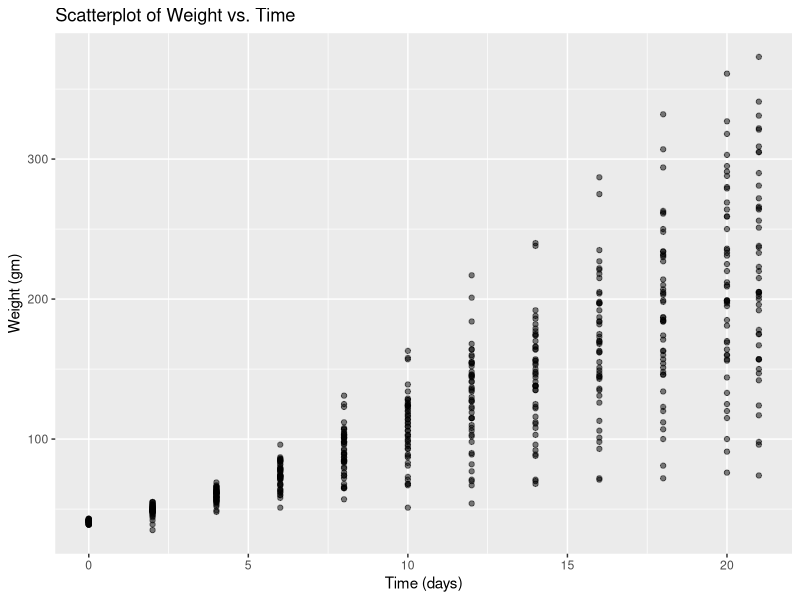
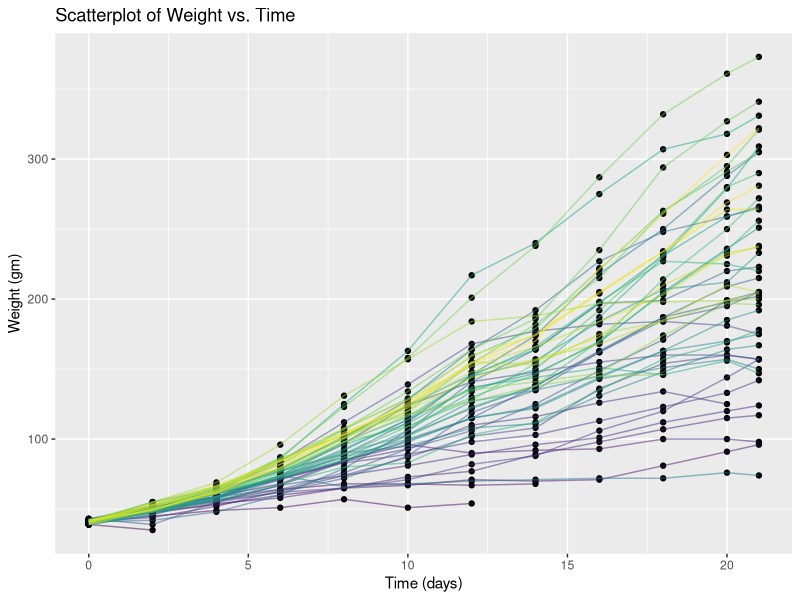
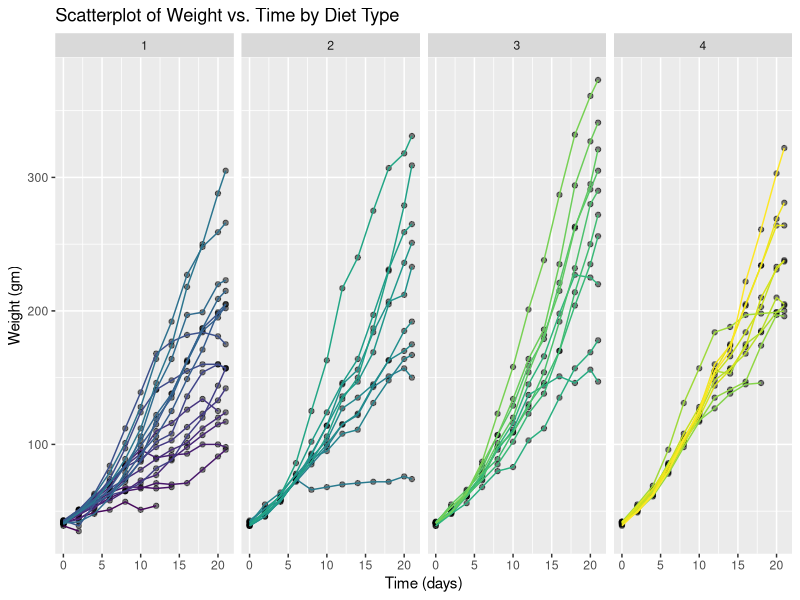
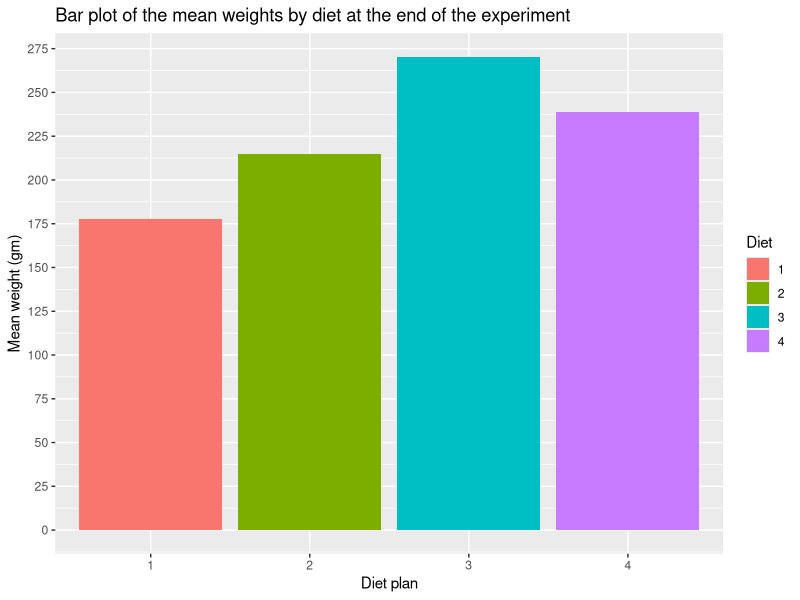
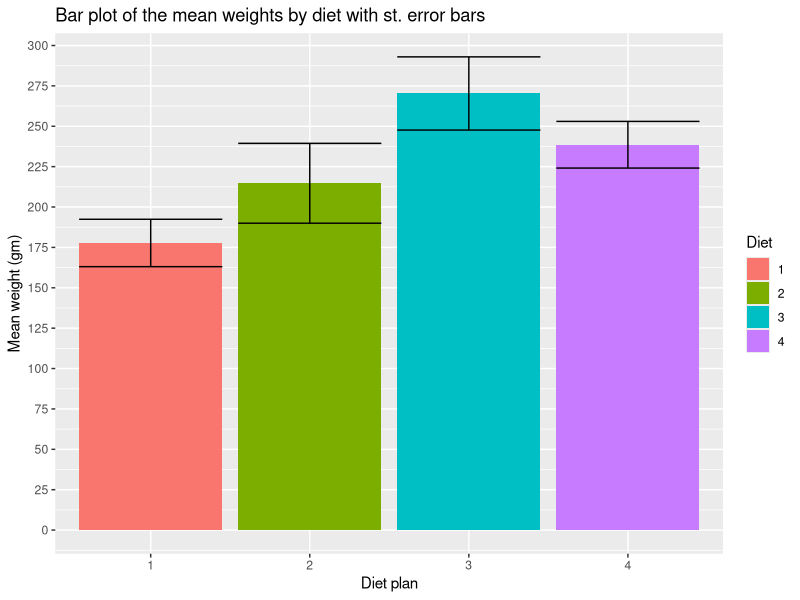
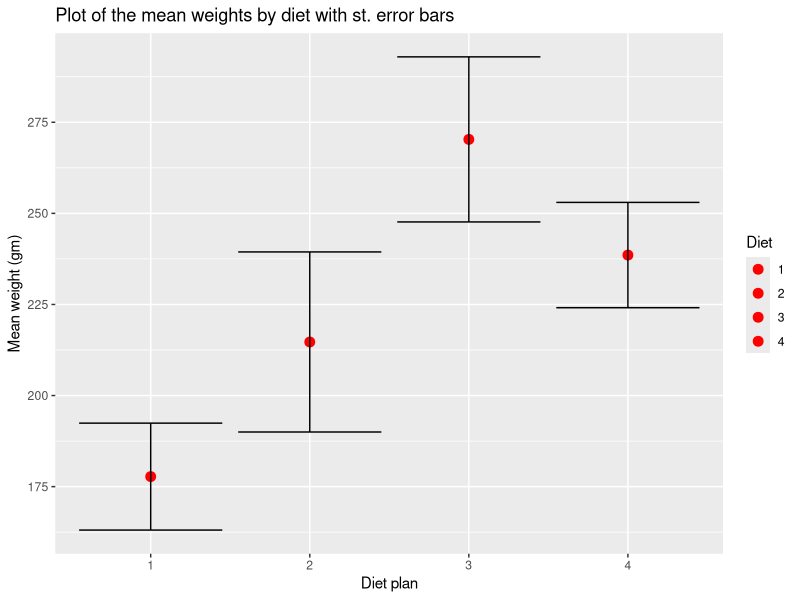
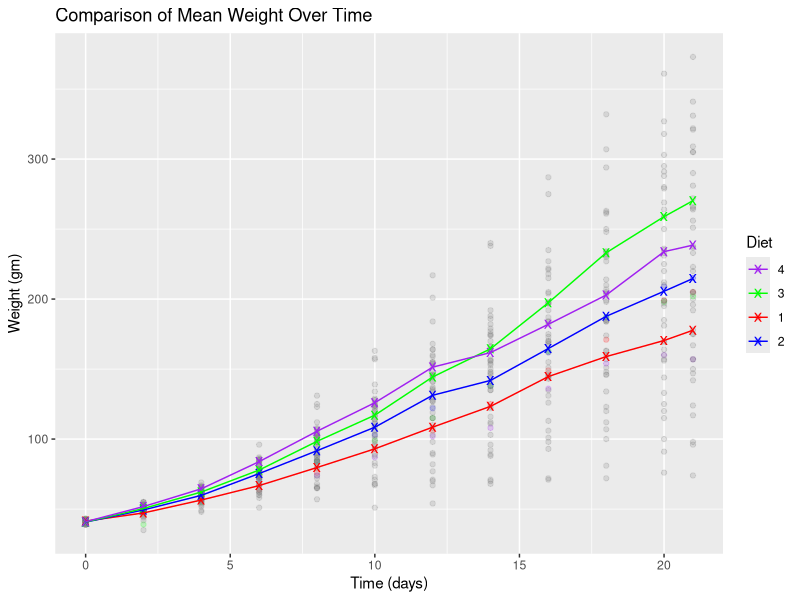

Recreate these plots in R, in order.
## ---- chunk 1
knitr::opts_chunk$set(echo = TRUE, eval = TRUE,  
                      warning = TRUE, message = FALSE, 
                      fig.align = "center",
                      R.options = list(max.print=100))

# Edit the file starting below

# Upload packages
library(tidyverse)
## ---- chunk 2
# Take a look at the first ten rows of the dataset
head(ChickWeight,10)
## ---- chunk 3
# Saving data frame
ahd589 <- ChickWeight

# the distinct chicks in the data frame
length(unique(ahd589$Chick))

# the distinct time points in the data frame
length(unique(ahd589$Time))

# the distinct type of diets
length(unique(ahd589$Diet))

# count of chicks per diet condition
beginning_experiment <- ahd589[ahd589$Time == 0,]
table(beginning_experiment$Diet)

## ---- chunk 4
# Scatter plot of weight as a function of time
ggplot(data = ahd589) +
    geom_point(aes(x = Time, y = weight), alpha = 0.50) + 
    labs(title = 'Scatterplot of Weight vs. Time',
         x = 'Time (days)',
         y = 'Weight (gm)')
## ---- chunk 5
# 
ggplot(data = ahd589) +
    geom_point(aes(x = Time, y = weight)) + 
    geom_line(aes(x = Time, y = weight, group = Chick, color = Chick), alpha = 0.5) +
    theme(legend.position='none') +
    labs(title = 'Scatterplot of Weight vs. Time',
         x = 'Time (days)',
         y = 'Weight (gm)')
## ---- chunk 6
# your code goes below (replace this comment with something meaningul)
ggplot(data = ahd589) +
    geom_point(aes(x = Time, y = weight), alpha = 0.50) + 
    geom_line(aes(x = Time, y = weight, color = Chick)) +
    theme(legend.position='none') +
    facet_wrap(~Diet, nrow = 1) +
    labs(title = 'Scatterplot of Weight vs. Time by Diet Type',
         x = 'Time (days)',
         y = 'Weight (gm)')
## ---- chunk 7
# This creates a bar plot that displays the mean weight at the end of the experiment by diet
end_of_experiment <- ahd589[ahd589$Time == max(ahd589$Time),]
    
ggplot(data = end_of_experiment, aes(x = Diet, y = weight, fill = Diet)) +
    geom_bar(stat = 'summary', fun = 'mean') + 
    scale_y_continuous(breaks = seq(0,300,25)) +
    labs(title = 'Bar plot of the mean weights by diet at the end of the experiment',
         y = 'Mean weight (gm)',
         x = 'Diet plan')
## ---- chunk 8
# This code adds error bars to the plot above
ggplot(data = end_of_experiment,aes(x = Diet, y = weight, fill = Diet)) +
    geom_bar(stat = 'summary', fun = 'mean') + 
    scale_y_continuous(breaks = seq(0,300,25)) +
    labs(title = 'Bar plot of the mean weights by diet with st. error bars',
         y = 'Mean weight (gm)',
         x = 'Diet plan') +
    geom_errorbar(stat = 'summary', fun.data = 'mean_se')
## ---- chunk 9
# your code goes below (replace this comment with something meaningul)
ggplot(data = end_of_experiment,aes(x = Diet, y = weight, fill = Diet)) +
    geom_point(stat = 'summary', fun = 'mean', color = 'red', size = 3) + 
    scale_y_continuous(breaks = seq(0,300,25)) +
    labs(title = 'Plot of the mean weights by diet with st. error bars',
         y = 'Mean weight (gm)',
         x = 'Diet plan') +
    geom_errorbar(stat = 'summary', fun.data = 'mean_se')

# note: [38;5;255mRemoved 8 rows containing non-finite values (`stat_summary()`).[39m
# when using c(0,300) as the limit
## ---- chunk 10
# This creates a plot that draws lines for the mean weights over time for each diet over a plot
# of the weight progression of each chick

custom_colors_lines <- c("1" = "red", "2" = "blue", "3" = "green", "4" = "purple")

ggplot(data = ahd589, aes(x = Time, y = weight)) + 
    geom_point(aes(color = Chick), alpha = 0.2) + 
    geom_point(stat = 'summary', fun = 'mean', shape = 'x', size = 4, aes(color = Diet, group = Diet)) +
    geom_line(stat = 'summary', fun = 'mean', aes(color = Diet, group = Diet)) +
    labs(title = 'Comparison of Mean Weight Over Time',
       x = 'Time (days)',
       y = 'Weight (gm)') + 
    scale_color_manual(values = custom_colors_lines, name = "Diet")
